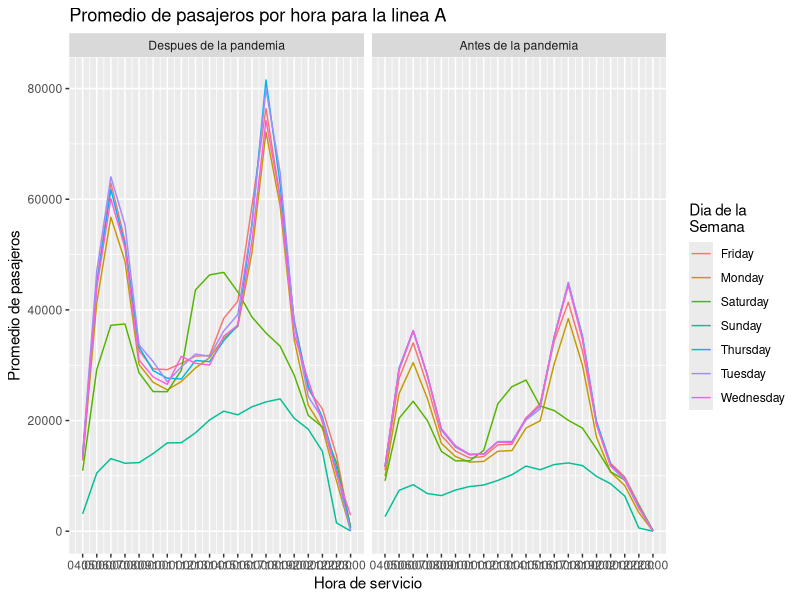
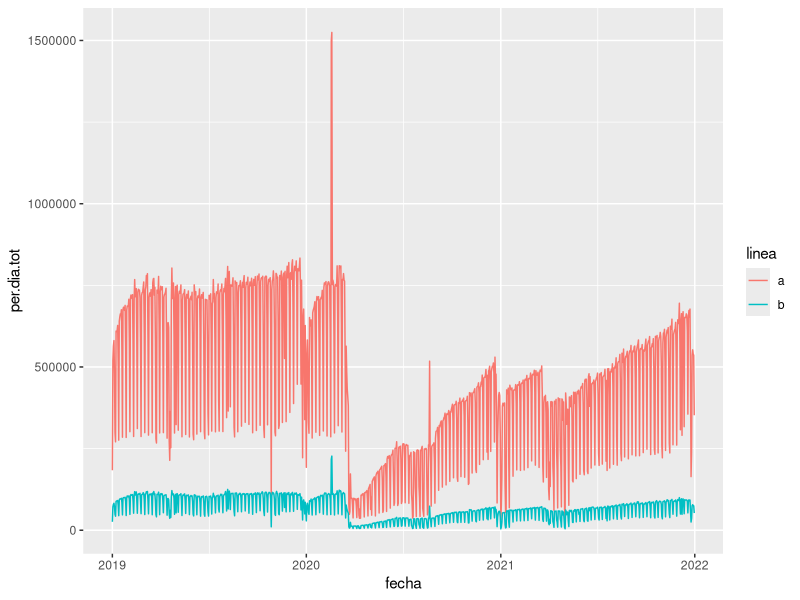
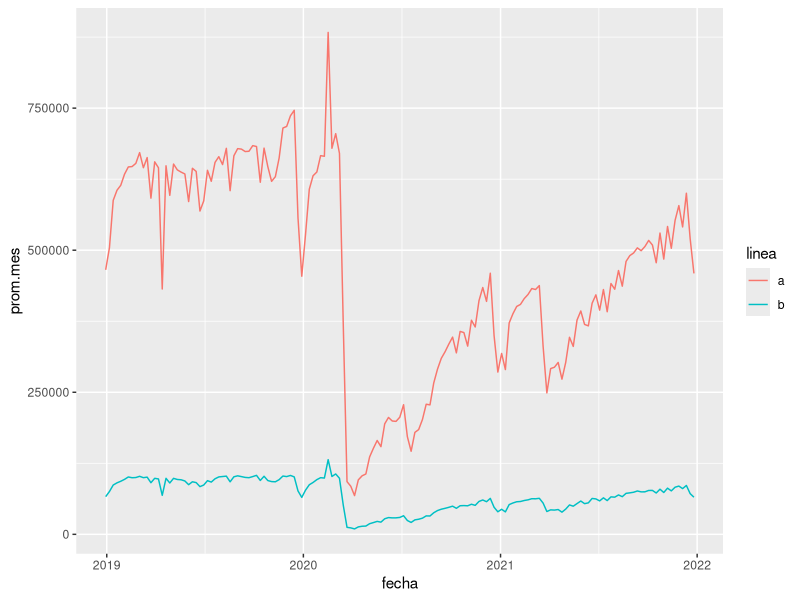
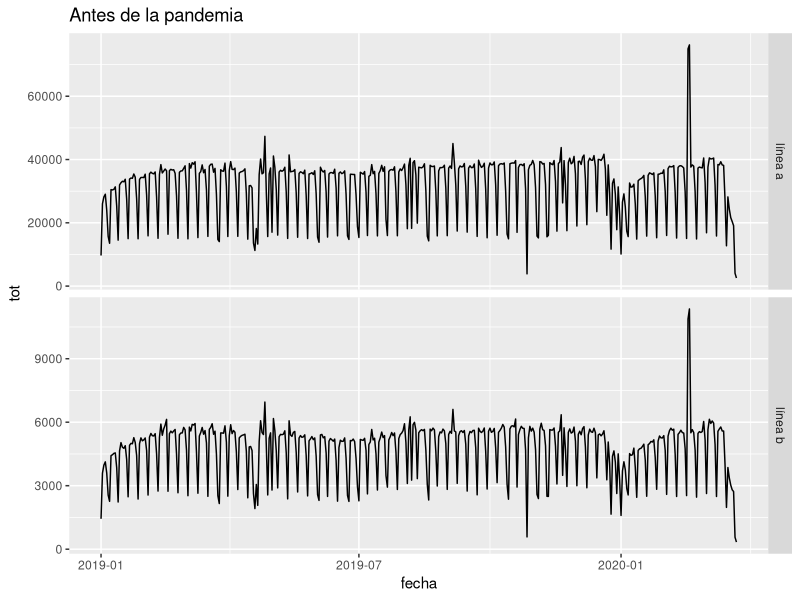
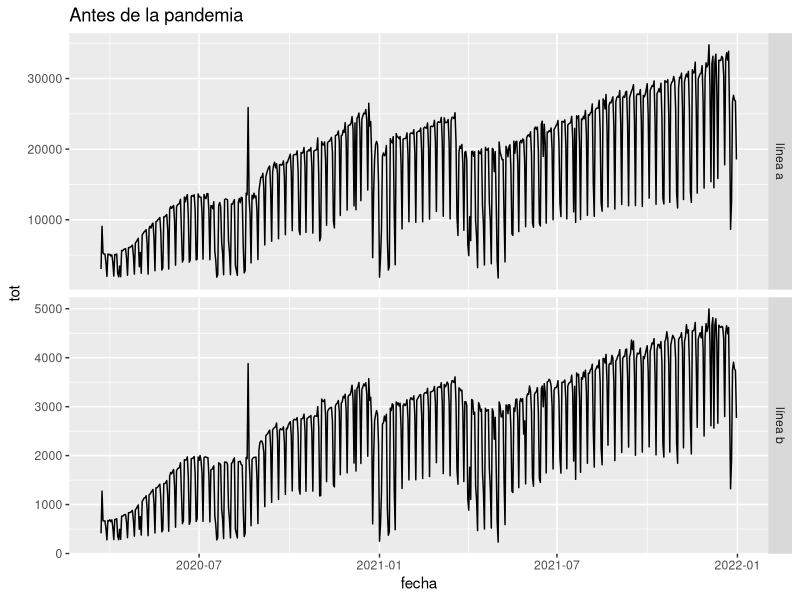
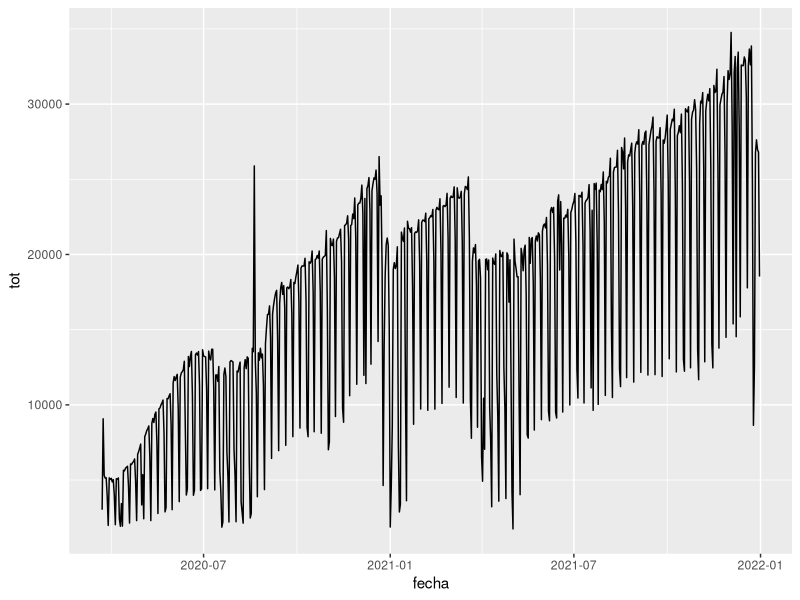
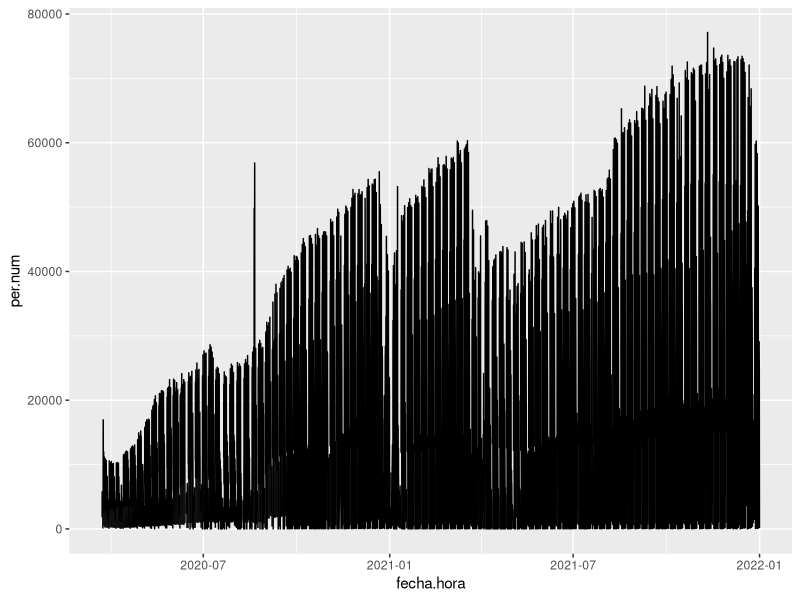

These figures' R source, in order:
## ---- chunk 1
library(readxl)
library(tidyverse)
library(lubridate)

data_19 <- read_excel("data/Afluencia_Metro_2019.xlsx",
                      range = "A4:W3566",
                      col_names = FALSE)
data_20 <- read_excel("data/Afluencia_Metro.xlsx",
                      range = "A4:W3767",
                      col_names = FALSE)
data_21 <- read_excel("data/Afluencia_2021.xlsx",
                      range = "A4:W4125",
                      col_names = FALSE)


## ---- chunk 2
metro.cols <- c(
  "fecha",
  "linea",
  "04:00",
  "05:00",
  "06:00",
  "07:00",
  "08:00",
  "09:00",
  "10:00",
  "11:00",
  "12:00",
  
  "13:00",
  "14:00",
  "15:00",
  "16:00",
  "17:00",
  "18:00",
  "19:00",
  "20:00",
  "21:00",
  "22:00",
  "23:00",
  "per.dia.tot"
) 

colnames(data_19) <- metro.cols
colnames(data_20) <- metro.cols
colnames(data_21) <- metro.cols
## ---- chunk 3
datos_juntos <- bind_rows(data_19, data_20, data_21)
rm(data_19, data_20, data_21)
## ---- chunk 4
datos_juntos$fecha <- datos_juntos$fecha |> as_date()
## ---- chunk 5
data <- pivot_longer(datos_juntos, cols = ends_with(":00"), names_to = "hora", values_to = "per.num")

data$hora <- hm(data$hora)
data$dia <- day(data$fecha)
data$dia.sem <- weekdays(data$fecha)
data$sem <- week(data$fecha)
data$mes <- month(data$fecha)
data$anio <- year(data$fecha)
## ---- chunk 6
data$linea <- data$linea |> tolower() 
dat_lin_A <- data |> filter(linea == "línea a")
dat_lin_B <- data |> filter(linea == "línea b")
## ---- chunk 7
dat_lin_A |> arrange(fecha, hora) |> head(5) 
## ---- chunk 8
dat_lin_A <- dat_lin_A |>
  mutate(pandemia = if_else(fecha < dmy("23-03-2020"), "no", "si"))
dat_lin_B <- dat_lin_B |>
  mutate(pandemia = if_else(fecha < dmy("23-03-2020"), "no", "si"))
## ---- chunk 9
facet.names <- c(
  'si'="Antes de la pandemia",
  'no'="Despues de la pandemia"
)

dat_lin_A |>
  group_by(dia.sem, hora, pandemia) |>
  summarise(promedio = mean(per.num, na.rm = TRUE)) |>
  ggplot() +
  geom_line(aes(x = as_datetime(hora), y = promedio, color = dia.sem)) +
  scale_x_datetime(breaks = "1 hour", date_labels =  "%H:00") + 
  facet_grid(cols = vars(pandemia), labeller=as_labeller(facet.names)) +
  labs(title = "Promedio de pasajeros por hora para la linea A", 
       x = "Hora de servicio", 
       y = "Promedio de pasajeros") +
  scale_color_discrete(name = "Dia de la\nSemana")
## ---- chunk 10
lin.a <- dat_lin_A |> 
  group_by(fecha) |> 
  summarise(per.dia.tot = sum(per.num, na.rm=TRUE))
lin.b <- dat_lin_B |> 
  group_by(fecha) |> 
  summarise(per.dia.tot = sum(per.num, na.rm=TRUE))

# falta añadir día, día de la semana, semana, mes, año
# para lin.a y lin.b
## ---- chunk 11
lin.a$linea <- "a"
lin.b$linea <- "b"

bind_rows(lin.a, lin.b) |> 
  ggplot(aes(x = fecha, y = per.dia.tot, color = linea)) + 
  geom_line()
## ---- chunk 12
# Esto es promedio por semana
bind_rows(lin.a, lin.b) |> 
  group_by(fecha = floor_date(fecha, unit = "week") ,linea) |> 
  summarise(prom.mes = mean(per.dia.tot)) |> 
  ggplot(aes(x = fecha, y = prom.mes, color = linea)) + 
  geom_line()
## ---- chunk 13
bind_rows(dat_lin_A, dat_lin_B) |>
  filter(pandemia == "no") |>
  group_by(fecha, linea) |>
  summarise(tot = mean(per.num, na.rm = TRUE)) |>
  ggplot(aes(x= fecha, y = tot)) + 
  geom_line() +
  facet_grid(rows = vars(linea), scales = "free") +
  labs(title = "Antes de la pandemia")
## ---- chunk 14
bind_rows(dat_lin_A, dat_lin_B) |>
  filter(pandemia == "si") |>
  group_by(fecha, linea) |>
  summarise(tot = mean(per.num, na.rm = TRUE)) |>
  ggplot(aes(x= fecha, y = tot)) + 
  geom_line() +
  facet_grid(rows = vars(linea), scales = "free") +
  labs(title = "Antes de la pandemia")
## ---- chunk 15
dat_lin_A |>
  filter(pandemia == "si") |>
  group_by(fecha) |>
  summarise(tot = mean(per.num, na.rm = TRUE)) |>
  ggplot(aes(x= fecha, y = tot)) + geom_line()
## ---- chunk 16
dat_lin_A |>
  filter(pandemia == "si") |>
  mutate(fecha.hora = fecha + hora) |>
  ggplot(aes(x = fecha.hora, y = per.num)) + geom_line()
